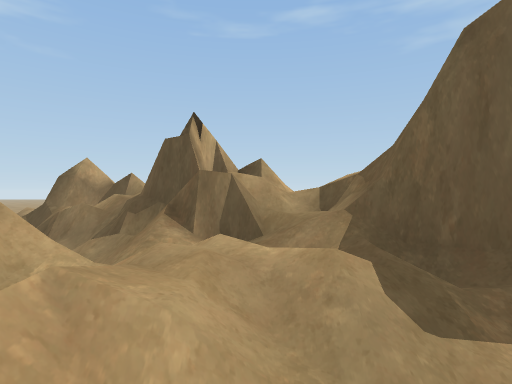
View 1 (above)

18 first-person views from a walk through a Unity game level. The camera is 1.2 m above the floor, looks level and sees 80° across. The floor is counted in squares, 2 m on a side. Each view is taken from the middle of a square. On the plan, view 1 faces up. The plan holds only what a view shows up to about 9 squares ahead; the rest is blank. The place goes on beyond the plan.

View 2
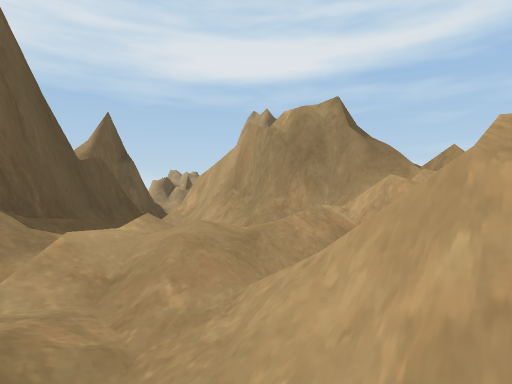

View 3
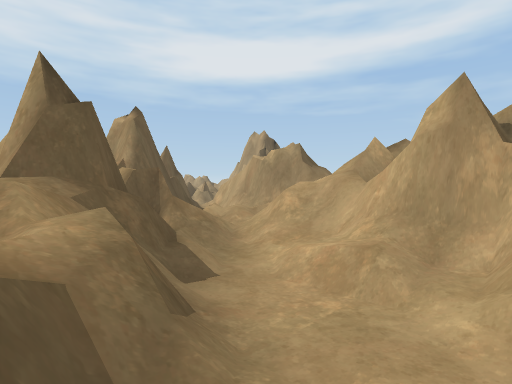

View 4
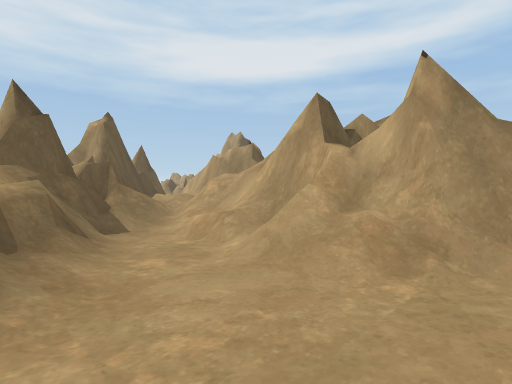

View 5
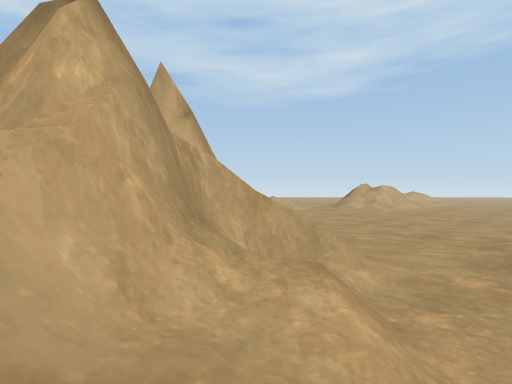

View 6
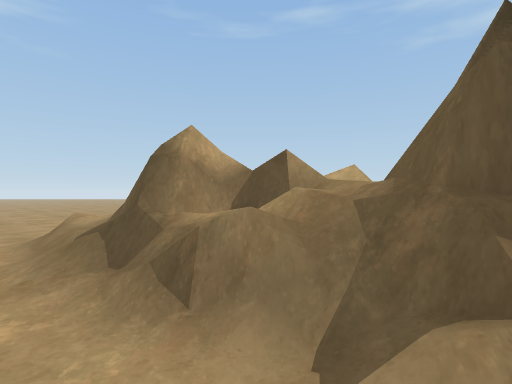

View 7
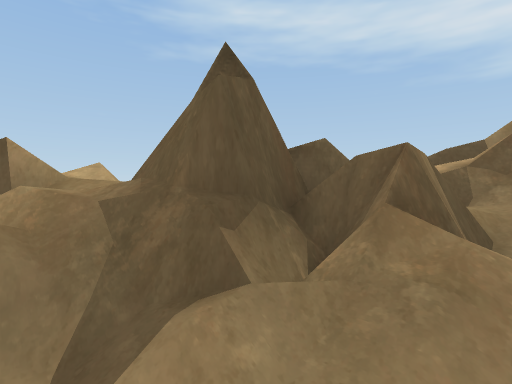

View 8
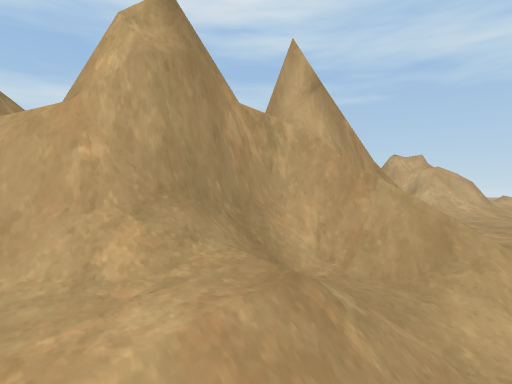

View 9
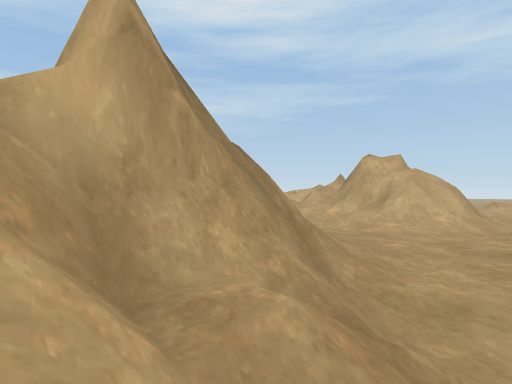

View 10
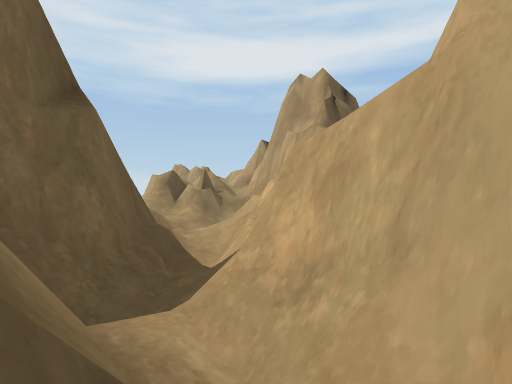

View 11
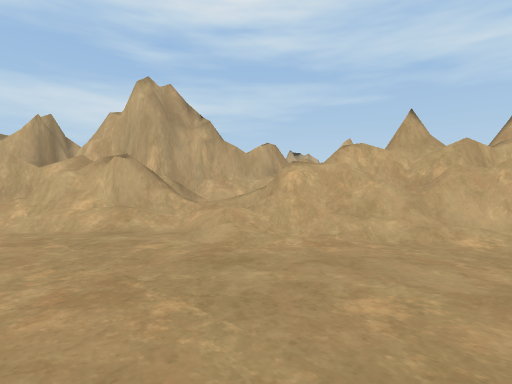

View 12
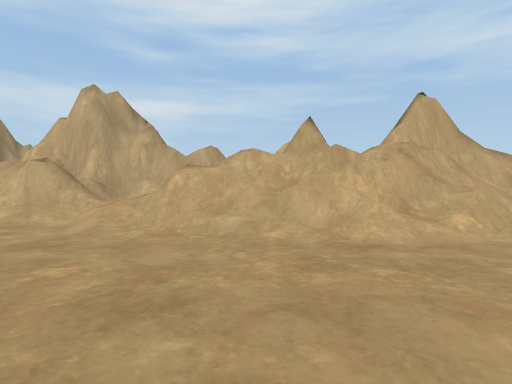

View 13
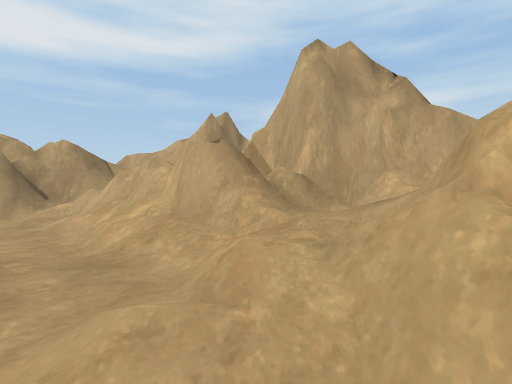

View 14
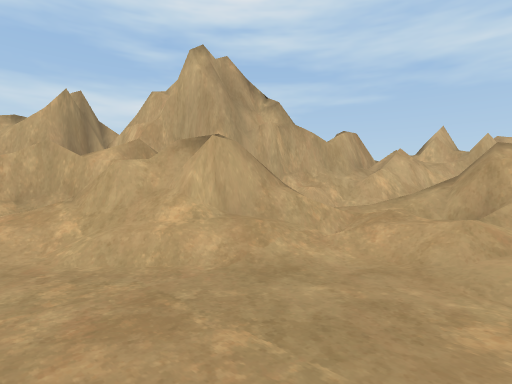

View 15
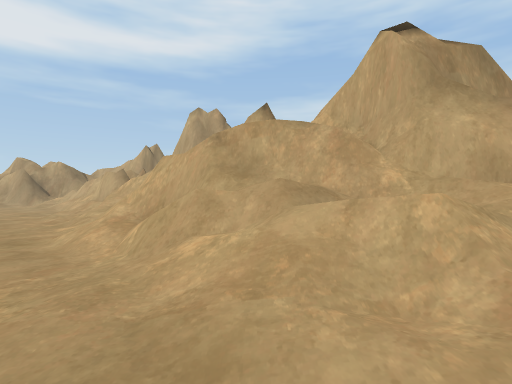

View 16
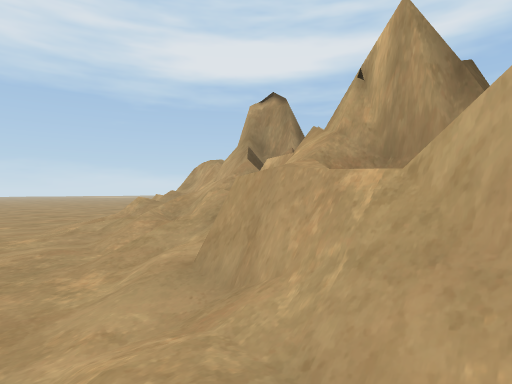

View 17
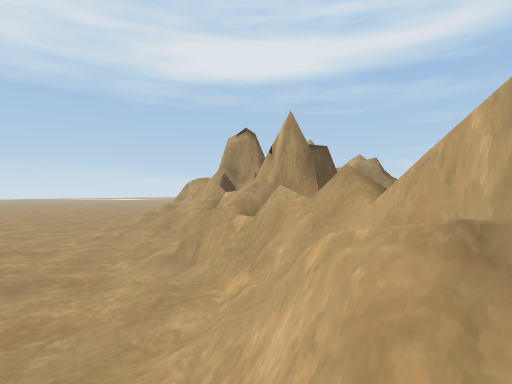

View 18
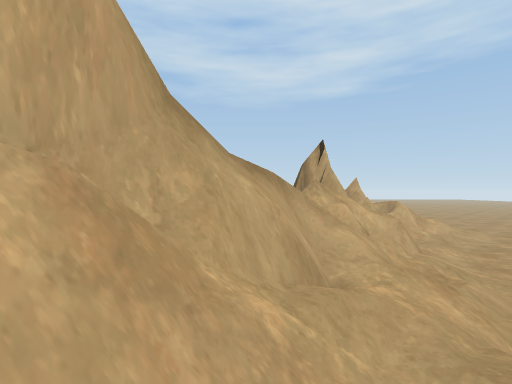

### Floor plan
Key: @ floor where view 1 was taken; # wall or solid block; x gap in a wall; . main floor; : floor 0.25 m higher than the main floor; + floor 0.75 m higher than the main floor; / step, stairs or slope; = window, fence, low wall or low ledge.
Columns run from 16 left of view 1 to 12 right of it. Each row starts with its distance up from view 1.
 12       ..
 11       ...   ..
 10      ....   //.
  9      .....  //....
  8      ...../  =//........
  7      ...../###=#////......
  6      ....../#==###////....
  5      ......./=###=/////.....
  4       ....//../#####=/=/....
  3 /////...///=////#######/.....
  2 /////:.//####==///####=//....
  1   //=/.    ####=///####//:...
  0   =#/.       ##=@######==/...
 -1    =/          =#######==/...
 -2                 =###==#:+=/..
 -3                   ##===:=##/.
 -4                    #######=#/
 -5                       ###  #x
 -6                         ## #
 -7                          ###
 -8                          ###

Positions as (right, up) in squares from view 1, and headings:
1: (0, 0), facing up
2: (-2, 3), facing down-right
3: (-5, 6), facing down-right
4: (-7, 6), facing down-right
5: (-2, 3), facing left
6: (-3, 3), facing up
7: (-3, 3), facing up-right
8: (-3, 4), facing down-left
9: (-5, 4), facing down-left
10: (2, 1), facing down-right
11: (12, 3), facing down-left
12: (11, 5), facing down-left
13: (9, 1), facing down
14: (12, 0), facing down-left
15: (5, 7), facing down
16: (-2, 8), facing down-right
17: (-4, 9), facing down-right
18: (5, 4), facing left
